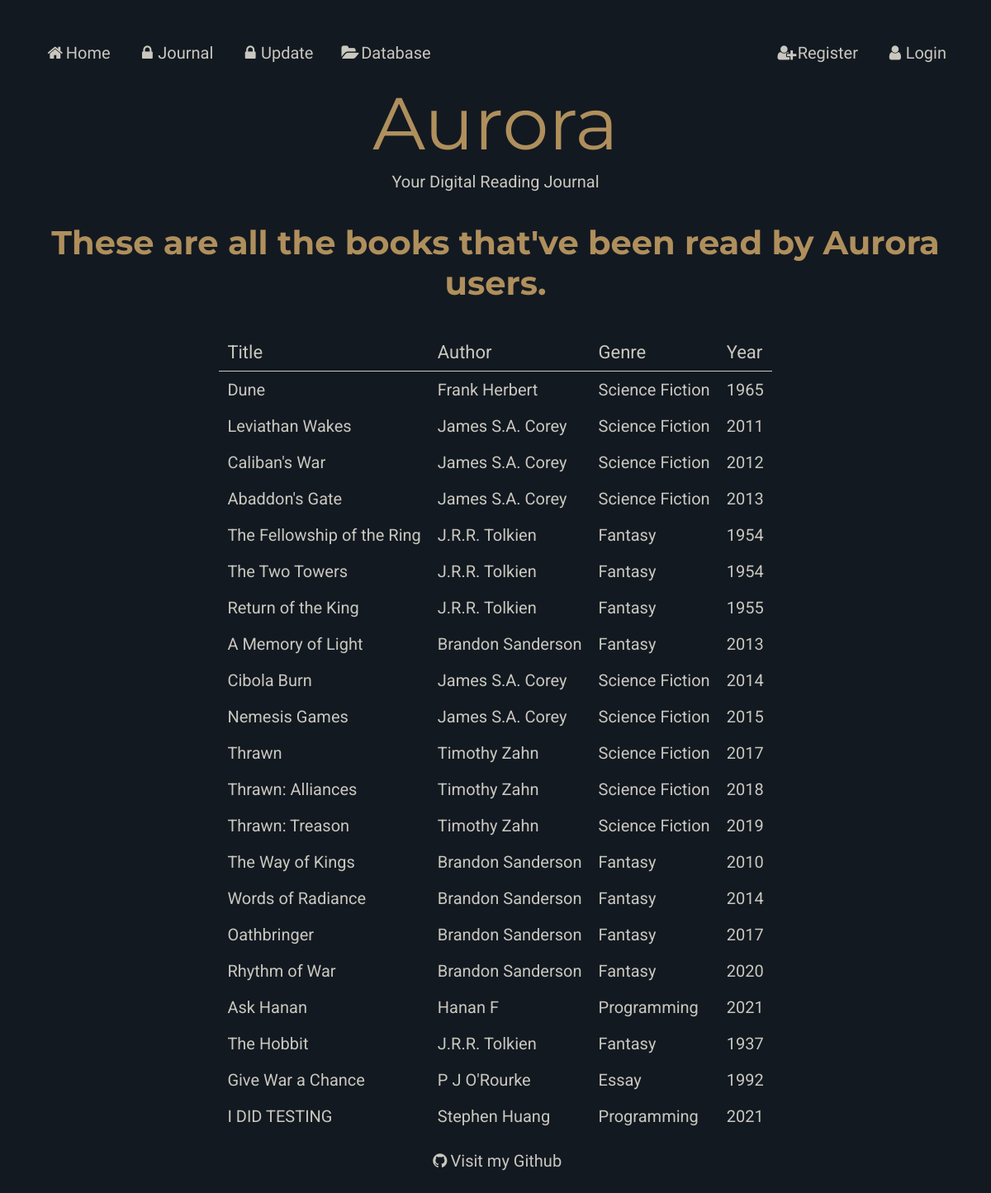
Before: /books with the older database file.
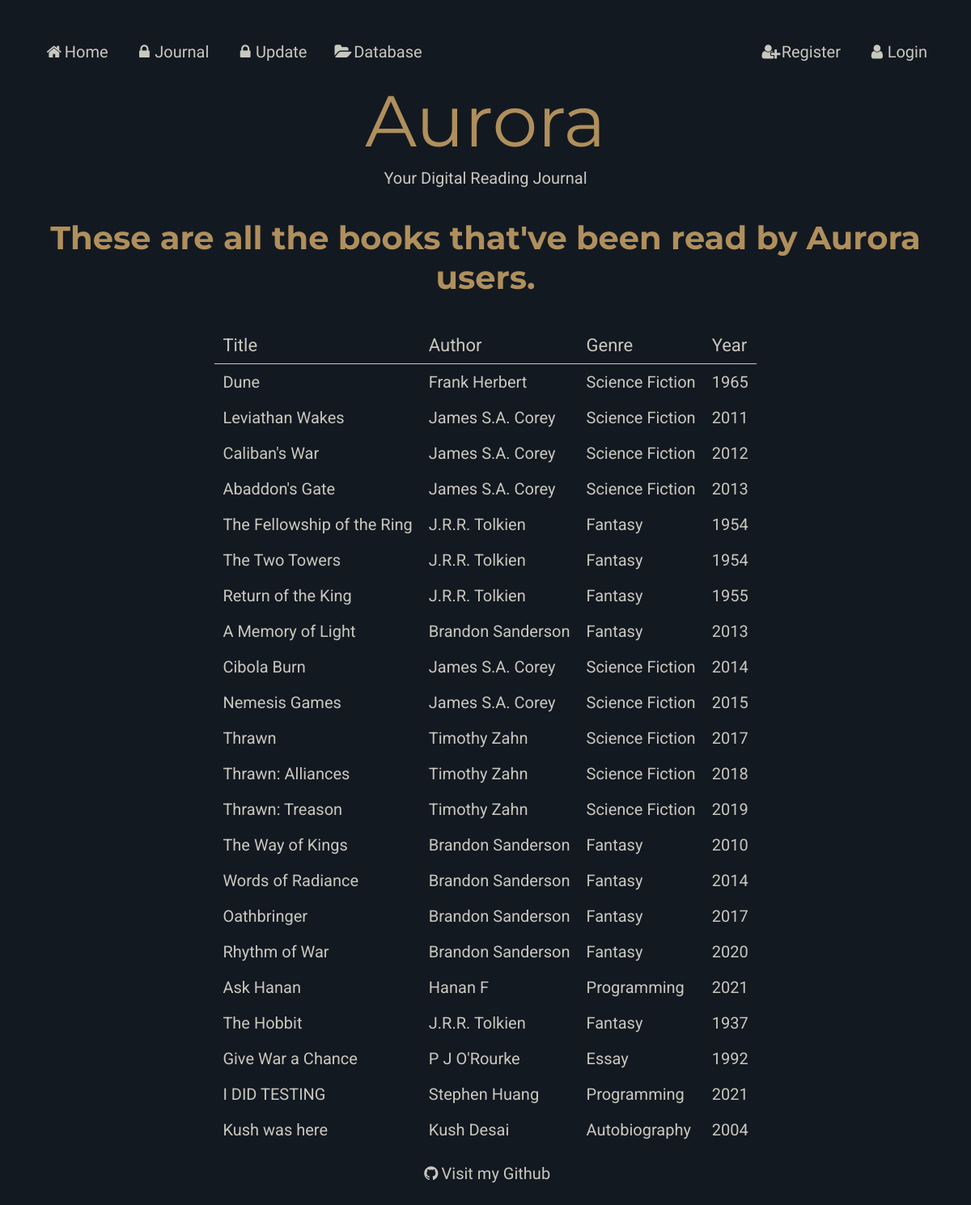
After: the same page with the newer database file.
### models.py (models this page shows)
class Books (db.Model):
    __tablename__ = "Books"
    bookid = db.Column(db.Integer, primary_key=True)
    title = db.Column(db.String(80))
    synopsis = db.Column(db.String(80))
    year = db.Column(db.String(80))
    authors = db.relationship("Authors", secondary=BooksAuthors, back_populates="books" )
    users = db.relationship("Users", secondary=BooksUsers, back_populates="books")
    genres = db.relationship("Genres", secondary=BooksGenres, back_populates="books")

### main.py (the view)
@app.route('/books')
def books():
    book = models.Books.query.all()  #  All books
    return render_template("allbooks.html", book=book, page_title="Books")

### main.py (called while the page is built)
@app.context_processor
def add_current_user():
    if session.get('user'): #  if a user is logged in
        return dict(current_user=models.Users.query.get(session['user'])) #  current user is equal to userinfo of user session
    return dict(current_user=None) #  otherwise current user is none

### templates/allbooks.html
{% extends "layout.html" %}
{% block content %}
{% if current_user %}
<h1>Hey {{current_user.username}}, these are all the books read by Aurora users.</h1>
{% else %}
<h1>These are all the books that've been read by Aurora users.</h1>
{% endif %}
<table id="books">
        <tr>
            <th colspan = 1>Title</th>
            <th colspan = 1>Author</th>
            <th colspan = 1>Genre</th>
            <th colspan = 1>Year</th>
        </tr>
    {% for book in book %}
        <tr>
            <td> <a href="/book/{{ book.title }}"> {{ book.title }} </a></td>
            <td> <a href="/author/{{ book.authors|map(attribute='name')|join(', ') }}">{{ book.authors|map(attribute="name")|join(", ") }}</a></td>
            <td> <a href="/genre/{{ book.genres|map(attribute='name')|join(', ') }}"> {{ book.genres|map(attribute="name")|join(", ") }}</a></td>
            <td>{{ book.year }}</td>
        </tr>
    {% endfor %}
</table>
{% endblock %}

### templates/layout.html (shortened to what this page needs)
<!DOCTYPE html>
<html lang='en'>
    <head>
        <link rel="stylesheet" href="/static/styles.css">
        <link rel="stylesheet" href="https://cdnjs.cloudflare.com/ajax/libs/font-awesome/4.7.0/css/font-awesome.min.css">
    </head>
    <body>
        {% include "nav.html" %}
        <header>Aurora</header>
        <subhead>Your Digital Reading Journal</subhead>
        {% block content %}{% endblock %}
        {% include "footer.html" %}
    </body>
</html>

### templates/nav.html
<nav>
    <ul>
        <li><a href="/"><i class="fa fa-fw fa-home"></i>Home</a></li>
        {% if current_user %}
        <li><a href="/journal"><i class="fa fa-fw fa-book"></i>Journal</a></li>
        <li><a href="/update"><i class="fa fa-fw fa-edit"></i>Update</a></li>
        {% else %}
        <li><a href="/"><i class="fa fa-fw fa-lock"></i>Journal</a></li>
        <li><a href="/"><i class="fa fa-fw fa-lock"></i>Update</a></li>
        {% endif %}
        <li><a href="/books"><i class="fa fa-fw fa-folder-open"></i>Database</a></li>
        {% if current_user %}
        <li><a href="/logout"><i class="fa fa-fw fa-user-o"></i>Logout</a></li>
        <li><a><i class="fa fa-fw fa-user-circle"></i>Logged in as {{current_user.username}}</a></li>
        {% else %}
        <li><a href="/login"><i class="fa fa-fw fa-user"></i>Login</a></li>
        <li><a href="/signup"><i class="fa fa-fw fa-user-plus"></i>Register</a></li>
        {% endif %}
    </ul>
</nav>

### templates/footer.html
<footer>
    <a href="https://github.com/StephenHuang17253/aurora"><i class="fa fa-fw fa-github"></i>Visit my Github</a>
</footer>

### static/styles.css (style rules this page uses)
:root { --bg-color: #131921; --main-color: #af8f5c; --sub-color: #3a506c; --text-color: #c9c8bf; --button-color-green: #2E8B57; --button-color-red: #B22222; --font-aurora: "Montserrat"; --font-header: "Montserrat"; --font-body: "Roboto"; --font-nav: "Julius Sans One"; }
html { height: 100%; }
body { font-family: var(--font-body); color: var(--text-color) ; font-size: 20px; background-color: var(--bg-color); padding: 30px; text-align: center; min-height: 100%; }
h1 { font-family: var(--font-header); color: var(--main-color) ; padding: 10px; }
header { font-family: var(--font-aurora); color: var(--main-color) ; font-size: 445%; padding: 5px; }
subhead { font-family: var(--font-body); padding: 10px; }
ul { list-style-type: none; margin: 0; padding: 0; overflow: hidden; font-family: var(--font-nav); }
li { float: left; }
li a { display: block; color: var(--text-color); text-align: center; padding: 14px 16px; text-decoration: none; }
li:nth-child(5) { float: right; }
li:last-child { float: right; }
table { border-collapse: collapse; margin: auto; text-align: left; }
th, td { text-align: left; padding: 10px; }
tr { text-align: left; }
th { font-family: var(--font-body);; font-weight: normal; font-size: 110%; color: var(--text-color); border-bottom: thin solid var(--text-color); }
a:link { color: var(--text-color); background-color: transparent; text-decoration: none; cursor: pointer; }
footer { padding-top: 20px; left: 0; bottom: 0; width: 100%; background-color: var(--bg-color); color: var(--text-color); text-align: center; font-family: var(--font-nav); }

Changed rows visible on the page:
added Books: title "Kush was here", authors|map "Kush Desai", genres|map "Autobiography", year "2004"
